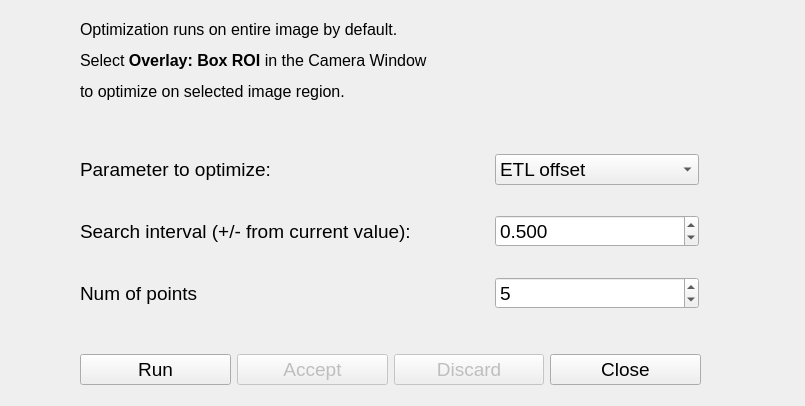
<?xml version="1.0" encoding="UTF-8"?>
<ui version="4.0">
 <class>Form</class>
 <widget class="QWidget" name="Form">
  <property name="geometry">
   <rect>
    <x>0</x>
    <y>0</y>
    <width>805</width>
    <height>406</height>
   </rect>
  </property>
  <property name="windowTitle">
   <string>Form</string>
  </property>
  <widget class="QWidget" name="layoutWidget">
   <property name="geometry">
    <rect>
     <x>80</x>
     <y>130</y>
     <width>619</width>
     <height>203</height>
    </rect>
   </property>
   <layout class="QGridLayout" name="gridLayout">
    <item row="0" column="0" colspan="2">
     <widget class="QLabel" name="label">
      <property name="font">
       <font>
        <pointsize>14</pointsize>
       </font>
      </property>
      <property name="text">
       <string>Parameter to optimize:</string>
      </property>
     </widget>
    </item>
    <item row="2" column="2">
     <widget class="QSpinBox" name="nPointsSpinBox">
      <property name="font">
       <font>
        <pointsize>14</pointsize>
       </font>
      </property>
      <property name="minimum">
       <number>3</number>
      </property>
      <property name="maximum">
       <number>30</number>
      </property>
      <property name="singleStep">
       <number>2</number>
      </property>
      <property name="value">
       <number>5</number>
      </property>
     </widget>
    </item>
    <item row="1" column="2">
     <widget class="QDoubleSpinBox" name="searchAmpDoubleSpinBox">
      <property name="font">
       <font>
        <pointsize>14</pointsize>
       </font>
      </property>
      <property name="decimals">
       <number>3</number>
      </property>
      <property name="maximum">
       <double>500.000000000000000</double>
      </property>
      <property name="singleStep">
       <double>0.010000000000000</double>
      </property>
      <property name="value">
       <double>0.500000000000000</double>
      </property>
     </widget>
    </item>
    <item row="2" column="0" colspan="2">
     <widget class="QLabel" name="label_4">
      <property name="font">
       <font>
        <pointsize>14</pointsize>
       </font>
      </property>
      <property name="text">
       <string>Num of points</string>
      </property>
     </widget>
    </item>
    <item row="1" column="0" colspan="2">
     <widget class="QLabel" name="label_3">
      <property name="font">
       <font>
        <pointsize>14</pointsize>
       </font>
      </property>
      <property name="text">
       <string>Search interval (+/- from current value):</string>
      </property>
     </widget>
    </item>
    <item row="0" column="2">
     <widget class="QComboBox" name="comboBoxMode">
      <property name="font">
       <font>
        <pointsize>14</pointsize>
       </font>
      </property>
      <item>
       <property name="text">
        <string>ETL offset</string>
       </property>
      </item>
      <item>
       <property name="text">
        <string>ETL amplitude</string>
       </property>
      </item>
      <item>
       <property name="text">
        <string>Focus</string>
       </property>
      </item>
     </widget>
    </item>
   </layout>
  </widget>
  <widget class="QWidget" name="layoutWidget">
   <property name="geometry">
    <rect>
     <x>80</x>
     <y>350</y>
     <width>621</width>
     <height>39</height>
    </rect>
   </property>
   <layout class="QHBoxLayout" name="horizontalLayout">
    <item>
     <widget class="QPushButton" name="runButton">
      <property name="font">
       <font>
        <pointsize>14</pointsize>
       </font>
      </property>
      <property name="text">
       <string>Run</string>
      </property>
     </widget>
    </item>
    <item>
     <widget class="QPushButton" name="acceptButton">
      <property name="enabled">
       <bool>false</bool>
      </property>
      <property name="font">
       <font>
        <pointsize>14</pointsize>
       </font>
      </property>
      <property name="text">
       <string>Accept</string>
      </property>
     </widget>
    </item>
    <item>
     <widget class="QPushButton" name="discardButton">
      <property name="enabled">
       <bool>false</bool>
      </property>
      <property name="font">
       <font>
        <pointsize>14</pointsize>
       </font>
      </property>
      <property name="text">
       <string>Discard</string>
      </property>
     </widget>
    </item>
    <item>
     <widget class="QPushButton" name="closeButton">
      <property name="enabled">
       <bool>true</bool>
      </property>
      <property name="font">
       <font>
        <pointsize>14</pointsize>
       </font>
      </property>
      <property name="text">
       <string>Close</string>
      </property>
     </widget>
    </item>
   </layout>
  </widget>
  <widget class="QLabel" name="label_2">
   <property name="geometry">
    <rect>
     <x>80</x>
     <y>10</y>
     <width>631</width>
     <height>101</height>
    </rect>
   </property>
   <property name="font">
    <font>
     <pointsize>14</pointsize>
    </font>
   </property>
   <property name="text">
    <string>&lt;html&gt;&lt;head/&gt;&lt;body&gt;&lt;p&gt;&lt;span style=&quot; font-size:12pt;&quot;&gt;Optimization runs on entire image by default.&lt;/span&gt;&lt;/p&gt;&lt;p&gt;&lt;span style=&quot; font-size:12pt;&quot;&gt;Select &lt;/span&gt;&lt;span style=&quot; font-size:12pt; font-weight:600;&quot;&gt;Overlay: Box ROI&lt;/span&gt;&lt;span style=&quot; font-size:12pt;&quot;&gt; in the Camera Window &lt;/span&gt;&lt;/p&gt;&lt;p&gt;&lt;span style=&quot; font-size:12pt;&quot;&gt;to optimize on selected image region.&lt;/span&gt;&lt;/p&gt;&lt;/body&gt;&lt;/html&gt;</string>
   </property>
  </widget>
 </widget>
 <resources/>
 <connections/>
</ui>
